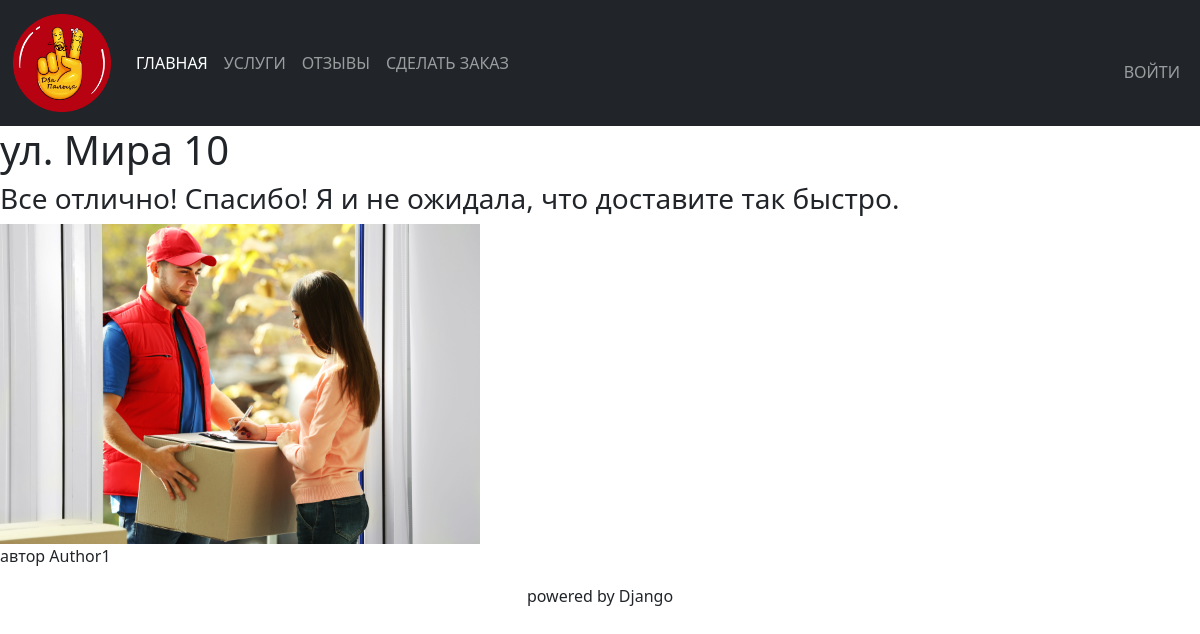
Screenshot of /comments/3 with the database file from the repository.
### application/models.py (models this page shows)
class Comment(models.Model):  #наследование
    title = models.CharField(max_length=100, verbose_name='Комментарий')
    content = models.TextField(blank=False, verbose_name='Содержание комментария')
    image = models.ImageField(blank=True, upload_to='uploads', verbose_name='Фото') ## чтобы картинку вставлять не обязательно то blank=True
    date_of_creation = models.DateTimeField(verbose_name='Дата создания комментария')
    author = models.ForeignKey('Author', on_delete=models.CASCADE)

class Author(models.Model):  #наследование
    name = models.CharField(max_length=100, blank=False, )
    email = models.EmailField(blank =False, primary_key=True)

### application/views.py (the view)
# urls.py: path('comments/<int:id>', app_views.comment, name='comment'),
def comment(request, id):  #один комментарий-отзыв по id
    try:
        one_comment = Comment.objects.get(id=id)
    except:
        one_comment = ''
    print(f'1 COMMENT PAGE with id {id}')
    return render(request, 'comment.html', {'comment': one_comment})

### application/templates/comment.html (shortened to what this page needs)
{% extends 'base.html' %}
{% block content %}
    <div>
        {% if comment %}
            <h1>{{ comment.title }}</h1>
            <h3>{{ comment.content }}</h3>
            {% if comment.image %}
                <img class="comment_image" src="{{ comment.image.url }}" />
            {% endif %}
            <p>
                автор {{ comment.author.name }}
            </p>
        {% else %}
            <h3>
                Отзыв не найден
            </h3>
        {% endif %}
    </div>
{% endblock %}

### application/static/application/css/style2.css (style rules this page uses)
.comment_image { width: 40%; }

### rows the page displays
Comment: title "ул. Мира 10", content "Все отлично! Спасибо! Я и не ожидала, что доставите так быстро.", image (picture), author.name "Author1"
